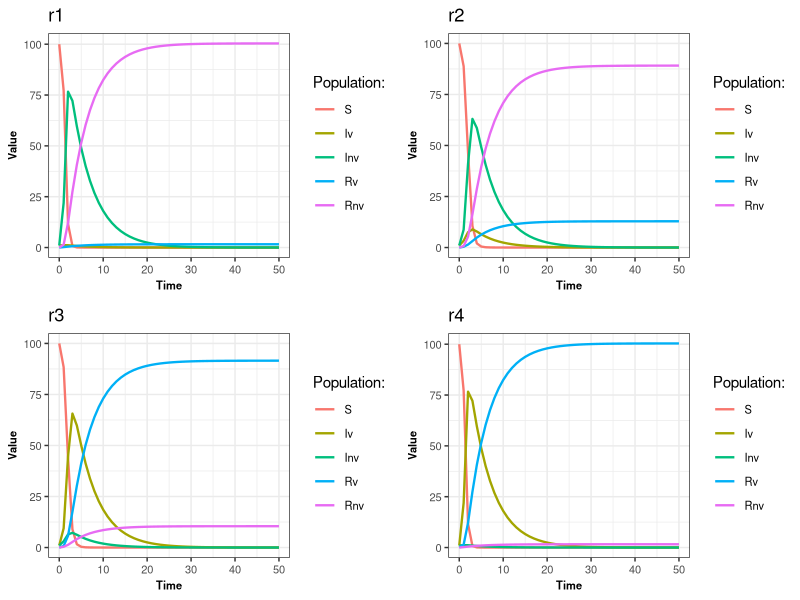

Write R code to recreate this figure.
library(deSolve)
library(ggplot2)
library(reshape2)
library(dplyr)
library(gridExtra)


vecgrippe = approxfun(c(1:1000), sin(c(1:1000)))

vecgrippe(5.234)

SIR_model_vacc <- function(t, pop, param, vecgrippe) {
  
  with(as.list(c(pop, param)), {
    
    
    N=S+Iv+Inv+Rv+Rnv
    
    
    dS <- -S*((beta*Pv*Iv/N)+beta*(1-Pv)*Inv/N)
    dIv <- (S*beta*Pv*Iv/N)-gamma*Iv
    dInv <- (S*beta*(1-Pv)*Inv/N)-gamma*Inv
    dRv <- gamma*Iv
    dRnv <- gamma*Inv
    
    res <-c(dS,dIv,dInv,dRv,dRnv)
    
    list(res)
    
  })
  
}

create_params<-function(beta=4,gamma=0.2,Pv=(1-vc*vf),vc=0.9,vf=1)
{
  list(beta=beta,gamma=gamma,Pv=Pv,vc=vc,vf=vf)
}

create_initial_cond<-function(S0=100,Iv0=1,Inv0=1,Rv0=0,Rnv0=0){
  c(S=S0,Iv=Iv0,Inv=Inv0,Rv=Rv0,Rnv=Rnv0)
}

run<-function(Init.cond,param,Tmax=50,dt=1){
  Time=seq(from=0,to=Tmax,by=dt)
  result = as.data.frame(lsoda(Init.cond, Time, SIR_model_vacc, param))
  return(result)
  
}

graph<- function(data,filter_values){
  data_name<-as.character(substitute(data))
  if(!is.null(filter_values))
  {
    p<-data %>%
      melt(id = "time") %>%
      filter(variable %in% filter_values) %>%
      ggplot() +
      geom_line(aes(time, value, colour = variable), linewidth = 0.8) +
      theme_bw() +
      theme(axis.text = element_text(size = 8),
            axis.title = element_text(size = 8, face = "bold"),
            legend.text = element_text(size = 8)) +
      labs(title=data_name,x = "Time", y = "Value", colour = "Population:")
    
    
  }
  else{
    p<-data %>%
      melt(id = "time") %>%
      ggplot() +
      geom_line(aes(time, value, colour = variable), linewidth = 0.8) +
      theme_bw() +
      theme(axis.text = element_text(size = 8),
            axis.title = element_text(size = 8, face = "bold"),
            legend.text = element_text(size = 8)) +
      labs(title=data_name,x = "Time", y = "Value", colour = "Population:")
    
    
  }
  
  return(p)
}

param<-create_params()
Init.cond<-create_initial_cond()
r1<-run(Init.cond,param)
r1_g<- graph(r1,NULL)

param<-create_params(vf=0.7)
Init.cond<-create_initial_cond()
r2<-run(Init.cond,param)
r2_g<- graph(r2,NULL)

param<-create_params(vc=0.7,vf=0.5)
Init.cond<-create_initial_cond()
r3<-run(Init.cond,param)
r3_g<- graph(r3,NULL)

param<-create_params(vc=1,vf=0.1)
Init.cond<-create_initial_cond()
r4<-run(Init.cond,param)
r4_g<- graph(r4,NULL)

grid.arrange(r1_g,r2_g,r3_g,r4_g,ncol=2)
